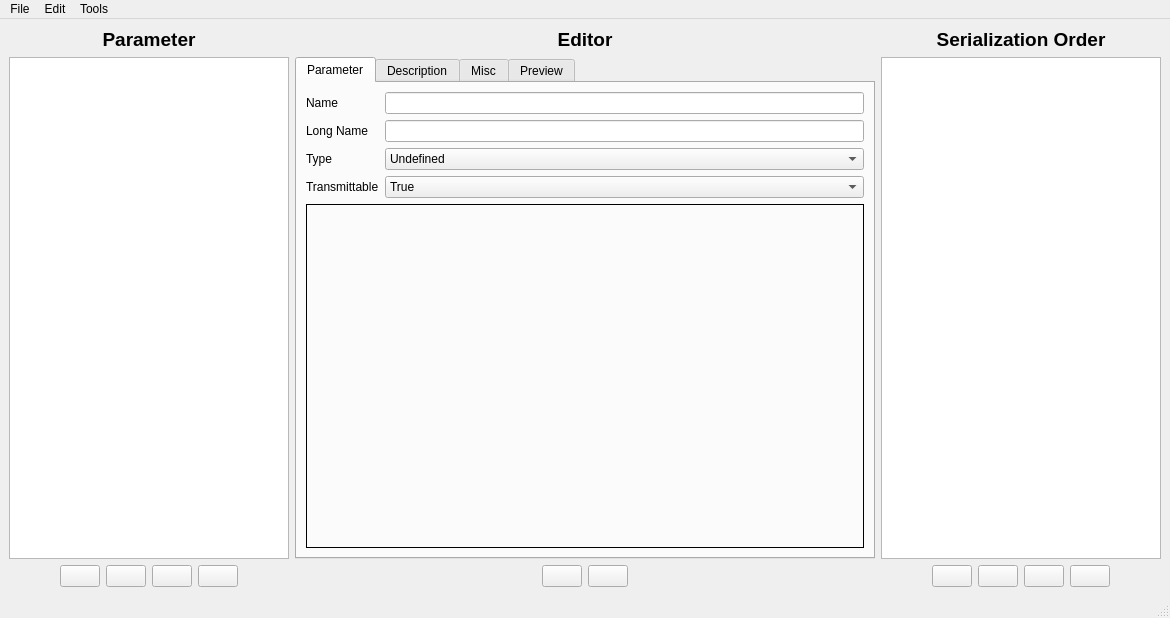
<?xml version="1.0" encoding="UTF-8"?>
<ui version="4.0">
 <class>ParameterEditor</class>
 <widget class="QMainWindow" name="ParameterEditor">
  <property name="geometry">
   <rect>
    <x>0</x>
    <y>0</y>
    <width>1170</width>
    <height>618</height>
   </rect>
  </property>
  <property name="windowTitle">
   <string>DieBieMS Parameter Editor</string>
  </property>
  <property name="windowIcon">
   <iconset resource="res.qrc">
    <normaloff>:/res/icons/Horizontal Settings Mixer-96.png</normaloff>:/res/icons/Horizontal Settings Mixer-96.png</iconset>
  </property>
  <widget class="QWidget" name="centralwidget">
   <layout class="QHBoxLayout" name="horizontalLayout_6" stretch="0,1,0">
    <item>
     <layout class="QVBoxLayout" name="verticalLayout_2">
      <item>
       <widget class="QLabel" name="label">
        <property name="text">
         <string>&lt;html&gt;&lt;head/&gt;&lt;body&gt;&lt;p&gt;&lt;span style=&quot; font-size:14pt; font-weight:600;&quot;&gt;Parameter&lt;/span&gt;&lt;/p&gt;&lt;/body&gt;&lt;/html&gt;</string>
        </property>
        <property name="alignment">
         <set>Qt::AlignCenter</set>
        </property>
       </widget>
      </item>
      <item>
       <widget class="QListWidget" name="paramList">
        <property name="minimumSize">
         <size>
          <width>280</width>
          <height>0</height>
         </size>
        </property>
        <property name="maximumSize">
         <size>
          <width>280</width>
          <height>16777215</height>
         </size>
        </property>
       </widget>
      </item>
      <item>
       <layout class="QHBoxLayout" name="horizontalLayout">
        <item>
         <spacer name="horizontalSpacer_3">
          <property name="orientation">
           <enum>Qt::Horizontal</enum>
          </property>
          <property name="sizeHint" stdset="0">
           <size>
            <width>40</width>
            <height>20</height>
           </size>
          </property>
         </spacer>
        </item>
        <item>
         <widget class="QPushButton" name="paramRemoveButton">
          <property name="toolTip">
           <string>Delete</string>
          </property>
          <property name="text">
           <string/>
          </property>
          <property name="icon">
           <iconset resource="res.qrc">
            <normaloff>:/res/icons/Delete-96.png</normaloff>:/res/icons/Delete-96.png</iconset>
          </property>
         </widget>
        </item>
        <item>
         <widget class="QPushButton" name="paramDownButton">
          <property name="toolTip">
           <string>Move down</string>
          </property>
          <property name="text">
           <string/>
          </property>
          <property name="icon">
           <iconset resource="res.qrc">
            <normaloff>:/res/icons/Down-96.png</normaloff>:/res/icons/Down-96.png</iconset>
          </property>
         </widget>
        </item>
        <item>
         <widget class="QPushButton" name="paramUpButton">
          <property name="toolTip">
           <string>Move up</string>
          </property>
          <property name="text">
           <string/>
          </property>
          <property name="icon">
           <iconset resource="res.qrc">
            <normaloff>:/res/icons/Up-96.png</normaloff>:/res/icons/Up-96.png</iconset>
          </property>
         </widget>
        </item>
        <item>
         <widget class="QPushButton" name="paramOpenButton">
          <property name="toolTip">
           <string>Open in editor</string>
          </property>
          <property name="text">
           <string/>
          </property>
          <property name="icon">
           <iconset resource="res.qrc">
            <normaloff>:/res/icons/Open Folder-96.png</normaloff>:/res/icons/Open Folder-96.png</iconset>
          </property>
         </widget>
        </item>
        <item>
         <spacer name="horizontalSpacer_4">
          <property name="orientation">
           <enum>Qt::Horizontal</enum>
          </property>
          <property name="sizeHint" stdset="0">
           <size>
            <width>40</width>
            <height>20</height>
           </size>
          </property>
         </spacer>
        </item>
       </layout>
      </item>
     </layout>
    </item>
    <item>
     <layout class="QVBoxLayout" name="verticalLayout_7">
      <item>
       <widget class="QLabel" name="label_16">
        <property name="text">
         <string>&lt;html&gt;&lt;head/&gt;&lt;body&gt;&lt;p&gt;&lt;span style=&quot; font-size:14pt; font-weight:600;&quot;&gt;Editor&lt;/span&gt;&lt;/p&gt;&lt;/body&gt;&lt;/html&gt;</string>
        </property>
        <property name="alignment">
         <set>Qt::AlignCenter</set>
        </property>
       </widget>
      </item>
      <item>
       <widget class="QTabWidget" name="tabWidget">
        <property name="currentIndex">
         <number>0</number>
        </property>
        <widget class="QWidget" name="tab">
         <attribute name="title">
          <string>Parameter</string>
         </attribute>
         <layout class="QVBoxLayout" name="verticalLayout_6">
          <item>
           <layout class="QGridLayout" name="gridLayout">
            <item row="2" column="0">
             <widget class="QLabel" name="label_5">
              <property name="text">
               <string>Type</string>
              </property>
             </widget>
            </item>
            <item row="1" column="0">
             <widget class="QLabel" name="label_4">
              <property name="text">
               <string>Long Name</string>
              </property>
             </widget>
            </item>
            <item row="1" column="1">
             <widget class="QLineEdit" name="longNameEdit"/>
            </item>
            <item row="0" column="1">
             <widget class="QLineEdit" name="nameEdit"/>
            </item>
            <item row="2" column="1">
             <widget class="QComboBox" name="typeBox">
              <item>
               <property name="text">
                <string>Undefined</string>
               </property>
              </item>
              <item>
               <property name="text">
                <string>Double</string>
               </property>
              </item>
              <item>
               <property name="text">
                <string>Int</string>
               </property>
              </item>
              <item>
               <property name="text">
                <string>String</string>
               </property>
              </item>
              <item>
               <property name="text">
                <string>Enum</string>
               </property>
              </item>
              <item>
               <property name="text">
                <string>Bool</string>
               </property>
              </item>
             </widget>
            </item>
            <item row="0" column="0">
             <widget class="QLabel" name="label_3">
              <property name="text">
               <string>Name</string>
              </property>
             </widget>
            </item>
            <item row="3" column="0">
             <widget class="QLabel" name="label_13">
              <property name="text">
               <string>Transmittable</string>
              </property>
             </widget>
            </item>
            <item row="3" column="1">
             <widget class="QComboBox" name="transmittableBox">
              <item>
               <property name="text">
                <string>True</string>
               </property>
              </item>
              <item>
               <property name="text">
                <string>False</string>
               </property>
              </item>
             </widget>
            </item>
           </layout>
          </item>
          <item>
           <widget class="QStackedWidget" name="stackedWidget">
            <property name="frameShape">
             <enum>QFrame::Box</enum>
            </property>
            <property name="currentIndex">
             <number>0</number>
            </property>
            <widget class="QWidget" name="page_2"/>
            <widget class="QWidget" name="page">
             <layout class="QVBoxLayout" name="verticalLayout_4">
              <item>
               <layout class="QGridLayout" name="gridLayout_2" columnstretch="0,0,0,0">
                <item row="5" column="0">
                 <widget class="QLabel" name="label_27">
                  <property name="text">
                   <string>Editor Decimals</string>
                  </property>
                 </widget>
                </item>
                <item row="1" column="1" colspan="3">
                 <widget class="QDoubleSpinBox" name="doubleMaxBox">
                  <property name="decimals">
                   <number>8</number>
                  </property>
                  <property name="minimum">
                   <double>-100000000000.000000000000000</double>
                  </property>
                  <property name="maximum">
                   <double>100000000000.000000000000000</double>
                  </property>
                  <property name="value">
                   <double>100.000000000000000</double>
                  </property>
                 </widget>
                </item>
                <item row="0" column="0">
                 <widget class="QLabel" name="label_6">
                  <property name="text">
                   <string>Default Value</string>
                  </property>
                 </widget>
                </item>
                <item row="1" column="0">
                 <widget class="QLabel" name="label_7">
                  <property name="text">
                   <string>Maximum Value</string>
                  </property>
                 </widget>
                </item>
                <item row="0" column="1" colspan="3">
                 <widget class="QDoubleSpinBox" name="doubleValBox">
                  <property name="decimals">
                   <number>8</number>
                  </property>
                  <property name="minimum">
                   <double>-10000000000.000000000000000</double>
                  </property>
                  <property name="maximum">
                   <double>10000000000.000000000000000</double>
                  </property>
                  <property name="value">
                   <double>0.000000000000000</double>
                  </property>
                 </widget>
                </item>
                <item row="7" column="1" colspan="3">
                 <widget class="QComboBox" name="doubleTxTypeBox">
                  <property name="currentIndex">
                   <number>0</number>
                  </property>
                  <item>
                   <property name="text">
                    <string>DOUBLE_16</string>
                   </property>
                  </item>
                  <item>
                   <property name="text">
                    <string>DOUBLE_32</string>
                   </property>
                  </item>
                  <item>
                   <property name="text">
                    <string>DOUBLE_32_AUTO</string>
                   </property>
                  </item>
                 </widget>
                </item>
                <item row="2" column="1" colspan="3">
                 <widget class="QDoubleSpinBox" name="doubleMinBox">
                  <property name="decimals">
                   <number>8</number>
                  </property>
                  <property name="minimum">
                   <double>-100000000000.000000000000000</double>
                  </property>
                  <property name="maximum">
                   <double>100000000000.000000000000000</double>
                  </property>
                  <property name="value">
                   <double>-100.000000000000000</double>
                  </property>
                 </widget>
                </item>
                <item row="6" column="1" colspan="3">
                 <widget class="QLineEdit" name="doubleSuffixEdit"/>
                </item>
                <item row="8" column="1">
                 <widget class="QDoubleSpinBox" name="doubleTxScaleBaseBox">
                  <property name="value">
                   <double>1.000000000000000</double>
                  </property>
                 </widget>
                </item>
                <item row="4" column="0">
                 <widget class="QLabel" name="label_10">
                  <property name="text">
                   <string>Editor Scale</string>
                  </property>
                 </widget>
                </item>
                <item row="7" column="0">
                 <widget class="QLabel" name="label_12">
                  <property name="text">
                   <string>TX Type</string>
                  </property>
                 </widget>
                </item>
                <item row="8" column="0">
                 <widget class="QLabel" name="doubleTxScaleLabel">
                  <property name="text">
                   <string>TX  Scale</string>
                  </property>
                 </widget>
                </item>
                <item row="8" column="2">
                 <widget class="QLabel" name="doubleTxScaleExpLabel">
                  <property name="sizePolicy">
                   <sizepolicy hsizetype="Fixed" vsizetype="Preferred">
                    <horstretch>0</horstretch>
                    <verstretch>0</verstretch>
                   </sizepolicy>
                  </property>
                  <property name="text">
                   <string>x 10^</string>
                  </property>
                 </widget>
                </item>
                <item row="8" column="3">
                 <widget class="QDoubleSpinBox" name="doubleTxScaleExpBox">
                  <property name="decimals">
                   <number>0</number>
                  </property>
                  <property name="minimum">
                   <double>-99.000000000000000</double>
                  </property>
                  <property name="maximum">
                   <double>99.000000000000000</double>
                  </property>
                 </widget>
                </item>
                <item row="3" column="0">
                 <widget class="QLabel" name="label_9">
                  <property name="text">
                   <string>Editor Step</string>
                  </property>
                 </widget>
                </item>
                <item row="2" column="0">
                 <widget class="QLabel" name="label_8">
                  <property name="text">
                   <string>Minimum Value</string>
                  </property>
                 </widget>
                </item>
                <item row="6" column="0">
                 <widget class="QLabel" name="label_11">
                  <property name="text">
                   <string>Suffix</string>
                  </property>
                 </widget>
                </item>
                <item row="4" column="1">
                 <widget class="QDoubleSpinBox" name="doubleEditorScaleBox">
                  <property name="decimals">
                   <number>8</number>
                  </property>
                  <property name="maximum">
                   <double>100000000.000000000000000</double>
                  </property>
                  <property name="value">
                   <double>1.000000000000000</double>
                  </property>
                 </widget>
                </item>
                <item row="4" column="2" colspan="2">
                 <widget class="QCheckBox" name="doubleEditPercentageBox">
                  <property name="text">
                   <string>Edit as Percentage</string>
                  </property>
                 </widget>
                </item>
                <item row="3" column="1">
                 <widget class="QDoubleSpinBox" name="doubleStep">
                  <property name="decimals">
                   <number>8</number>
                  </property>
                  <property name="maximum">
                   <double>100000000.000000000000000</double>
                  </property>
                  <property name="value">
                   <double>1.000000000000000</double>
                  </property>
                 </widget>
                </item>
                <item row="3" column="2" colspan="2">
                 <widget class="QCheckBox" name="doubleShowDisplayBox">
                  <property name="text">
                   <string>Show Display</string>
                  </property>
                 </widget>
                </item>
                <item row="5" column="1" colspan="3">
                 <widget class="QSpinBox" name="doubleDecimalsBox">
                  <property name="maximum">
                   <number>10</number>
                  </property>
                  <property name="value">
                   <number>2</number>
                  </property>
                 </widget>
                </item>
               </layout>
              </item>
              <item>
               <spacer name="verticalSpacer">
                <property name="orientation">
                 <enum>Qt::Vertical</enum>
                </property>
                <property name="sizeHint" stdset="0">
                 <size>
                  <width>20</width>
                  <height>149</height>
                 </size>
                </property>
               </spacer>
              </item>
             </layout>
            </widget>
            <widget class="QWidget" name="page_3">
             <layout class="QVBoxLayout" name="verticalLayout_10">
              <item>
               <layout class="QGridLayout" name="gridLayout_3">
                <item row="0" column="0">
                 <widget class="QLabel" name="label_21">
                  <property name="text">
                   <string>Default Value</string>
                  </property>
                 </widget>
                </item>
                <item row="0" column="1" colspan="2">
                 <widget class="QSpinBox" name="intValBox">
                  <property name="minimum">
                   <number>-100000000</number>
                  </property>
                  <property name="maximum">
                   <number>100000000</number>
                  </property>
                 </widget>
                </item>
                <item row="1" column="0">
                 <widget class="QLabel" name="label_22">
                  <property name="text">
                   <string>Max</string>
                  </property>
                 </widget>
                </item>
                <item row="1" column="1" colspan="2">
                 <widget class="QSpinBox" name="intMaxBox">
                  <property name="minimum">
                   <number>-100000000</number>
                  </property>
                  <property name="maximum">
                   <number>100000000</number>
                  </property>
                  <property name="value">
                   <number>5000</number>
                  </property>
                 </widget>
                </item>
                <item row="2" column="0">
                 <widget class="QLabel" name="label_19">
                  <property name="text">
                   <string>Min</string>
                  </property>
                 </widget>
                </item>
                <item row="2" column="1" colspan="2">
                 <widget class="QSpinBox" name="intMinBox">
                  <property name="minimum">
                   <number>-100000000</number>
                  </property>
                  <property name="maximum">
                   <number>100000000</number>
                  </property>
                  <property name="value">
                   <number>-5000</number>
                  </property>
                 </widget>
                </item>
                <item row="3" column="0">
                 <widget class="QLabel" name="label_20">
                  <property name="text">
                   <string>Editor Step</string>
                  </property>
                 </widget>
                </item>
                <item row="4" column="0">
                 <widget class="QLabel" name="label_18">
                  <property name="text">
                   <string>Editor Scale</string>
                  </property>
                 </widget>
                </item>
                <item row="4" column="2">
                 <widget class="QCheckBox" name="intEditPercentageBox">
                  <property name="text">
                   <string>Edit as Percentage</string>
                  </property>
                 </widget>
                </item>
                <item row="5" column="0">
                 <widget class="QLabel" name="label_15">
                  <property name="text">
                   <string>Suffix</string>
                  </property>
                 </widget>
                </item>
                <item row="6" column="0">
                 <widget class="QLabel" name="label_17">
                  <property name="text">
                   <string>TX Type</string>
                  </property>
                 </widget>
                </item>
                <item row="6" column="1" colspan="2">
                 <widget class="QComboBox" name="intTxTypeBox">
                  <item>
                   <property name="text">
                    <string>UINT_8</string>
                   </property>
                  </item>
                  <item>
                   <property name="text">
                    <string>INT_8</string>
                   </property>
                  </item>
                  <item>
                   <property name="text">
                    <string>UINT_16</string>
                   </property>
                  </item>
                  <item>
                   <property name="text">
                    <string>INT_16</string>
                   </property>
                  </item>
                  <item>
                   <property name="text">
                    <string>UINT_32</string>
                   </property>
                  </item>
                  <item>
                   <property name="text">
                    <string>INT_32</string>
                   </property>
                  </item>
                 </widget>
                </item>
                <item row="5" column="1" colspan="2">
                 <widget class="QLineEdit" name="intSuffixEdit"/>
                </item>
                <item row="3" column="1">
                 <widget class="QSpinBox" name="intStepBox">
                  <property name="minimum">
                   <number>-100000000</number>
                  </property>
                  <property name="maximum">
                   <number>100000000</number>
                  </property>
                  <property name="value">
                   <number>1</number>
                  </property>
                 </widget>
                </item>
                <item row="3" column="2">
                 <widget class="QCheckBox" name="intShowDisplayBox">
                  <property name="text">
                   <string>Show Display</string>
                  </property>
                 </widget>
                </item>
                <item row="4" column="1">
                 <widget class="QDoubleSpinBox" name="intEditorScaleBox">
                  <property name="decimals">
                   <number>8</number>
                  </property>
                  <property name="maximum">
                   <double>100000000.000000000000000</double>
                  </property>
                  <property name="value">
                   <double>1.000000000000000</double>
                  </property>
                 </widget>
                </item>
               </layout>
              </item>
              <item>
               <spacer name="verticalSpacer_2">
                <property name="orientation">
                 <enum>Qt::Vertical</enum>
                </property>
                <property name="sizeHint" stdset="0">
                 <size>
                  <width>20</width>
                  <height>76</height>
                 </size>
                </property>
               </spacer>
              </item>
             </layout>
            </widget>
            <widget class="QWidget" name="page_4">
             <layout class="QVBoxLayout" name="verticalLayout_12">
              <item>
               <layout class="QHBoxLayout" name="horizontalLayout_4">
                <item>
                 <widget class="QLabel" name="label_23">
                  <property name="text">
                   <string>Default Value</string>
                  </property>
                 </widget>
                </item>
                <item>
                 <widget class="QLineEdit" name="stringValEdit"/>
                </item>
               </layout>
              </item>
              <item>
               <spacer name="verticalSpacer_3">
                <property name="orientation">
                 <enum>Qt::Vertical</enum>
                </property>
                <property name="sizeHint" stdset="0">
                 <size>
                  <width>20</width>
                  <height>394</height>
                 </size>
                </property>
               </spacer>
              </item>
             </layout>
            </widget>
            <widget class="QWidget" name="page_5">
             <layout class="QVBoxLayout" name="verticalLayout_13">
              <item>
               <widget class="QListWidget" name="enumList"/>
              </item>
              <item>
               <layout class="QHBoxLayout" name="horizontalLayout_5">
                <item>
                 <spacer name="horizontalSpacer">
                  <property name="orientation">
                   <enum>Qt::Horizontal</enum>
                  </property>
                  <property name="sizeHint" stdset="0">
                   <size>
                    <width>40</width>
                    <height>20</height>
                   </size>
                  </property>
                 </spacer>
                </item>
                <item>
                 <widget class="QPushButton" name="enumRemoveButton">
                  <property name="toolTip">
                   <string>Delete</string>
                  </property>
                  <property name="text">
                   <string/>
                  </property>
                  <property name="icon">
                   <iconset resource="res.qrc">
                    <normaloff>:/res/icons/Delete-96.png</normaloff>:/res/icons/Delete-96.png</iconset>
                  </property>
                 </widget>
                </item>
                <item>
                 <widget class="QPushButton" name="enumMoveDownButton">
                  <property name="toolTip">
                   <string>Move down</string>
                  </property>
                  <property name="text">
                   <string/>
                  </property>
                  <property name="icon">
                   <iconset resource="res.qrc">
                    <normaloff>:/res/icons/Down-96.png</normaloff>:/res/icons/Down-96.png</iconset>
                  </property>
                 </widget>
                </item>
                <item>
                 <widget class="QPushButton" name="enumMoveUpButton">
                  <property name="toolTip">
                   <string>Move up</string>
                  </property>
                  <property name="text">
                   <string/>
                  </property>
                  <property name="icon">
                   <iconset resource="res.qrc">
                    <normaloff>:/res/icons/Up-96.png</normaloff>:/res/icons/Up-96.png</iconset>
                  </property>
                 </widget>
                </item>
                <item>
                 <widget class="QPushButton" name="enumAddButton">
                  <property name="toolTip">
                   <string>Add new</string>
                  </property>
                  <property name="text">
                   <string/>
                  </property>
                  <property name="icon">
                   <iconset resource="res.qrc">
                    <normaloff>:/res/icons/Plus Math-96.png</normaloff>:/res/icons/Plus Math-96.png</iconset>
                  </property>
                 </widget>
                </item>
                <item>
                 <spacer name="horizontalSpacer_8">
                  <property name="orientation">
                   <enum>Qt::Horizontal</enum>
                  </property>
                  <property name="sizeHint" stdset="0">
                   <size>
                    <width>40</width>
                    <height>20</height>
                   </size>
                  </property>
                 </spacer>
                </item>
               </layout>
              </item>
             </layout>
            </widget>
            <widget class="QWidget" name="page_6">
             <layout class="QVBoxLayout" name="verticalLayout_5">
              <item>
               <layout class="QHBoxLayout" name="horizontalLayout_7" stretch="0,1">
                <item>
                 <widget class="QLabel" name="label_24">
                  <property name="text">
                   <string>Default Value</string>
                  </property>
                 </widget>
                </item>
                <item>
                 <widget class="QComboBox" name="boolBox">
                  <item>
                   <property name="text">
                    <string>False</string>
                   </property>
                  </item>
                  <item>
                   <property name="text">
                    <string>True</string>
                   </property>
                  </item>
                 </widget>
                </item>
               </layout>
              </item>
              <item>
               <spacer name="verticalSpacer_4">
                <property name="orientation">
                 <enum>Qt::Vertical</enum>
                </property>
                <property name="sizeHint" stdset="0">
                 <size>
                  <width>20</width>
                  <height>288</height>
                 </size>
                </property>
               </spacer>
              </item>
             </layout>
            </widget>
           </widget>
          </item>
         </layout>
        </widget>
        <widget class="QWidget" name="tab_2">
         <attribute name="title">
          <string>Description</string>
         </attribute>
         <layout class="QVBoxLayout" name="verticalLayout_3">
          <item>
           <widget class="MRichTextEdit" name="descriptionEdit" native="true"/>
          </item>
         </layout>
        </widget>
        <widget class="QWidget" name="tab_3">
         <attribute name="title">
          <string>Misc</string>
         </attribute>
         <layout class="QVBoxLayout" name="verticalLayout_8">
          <item>
           <layout class="QGridLayout" name="gridLayout_4">
            <item row="0" column="0">
             <widget class="QLabel" name="label_25">
              <property name="text">
               <string>C Define</string>
              </property>
             </widget>
            </item>
            <item row="0" column="1">
             <widget class="QLineEdit" name="cDefineEdit"/>
            </item>
           </layout>
          </item>
          <item>
           <spacer name="verticalSpacer_5">
            <property name="orientation">
             <enum>Qt::Vertical</enum>
            </property>
            <property name="sizeHint" stdset="0">
             <size>
              <width>20</width>
              <height>415</height>
             </size>
            </property>
           </spacer>
          </item>
         </layout>
        </widget>
        <widget class="QWidget" name="tab_4">
         <attribute name="title">
          <string>Preview</string>
         </attribute>
         <layout class="QVBoxLayout" name="verticalLayout_9">
          <item>
           <widget class="QLabel" name="label_26">
            <property name="text">
             <string>&lt;html&gt;&lt;head/&gt;&lt;body&gt;&lt;p&gt;This is what the editor of this parameter is going to look like. This preview is updated when a parameter is opened for editing, and when changes are saved.&lt;/p&gt;&lt;/body&gt;&lt;/html&gt;</string>
            </property>
            <property name="alignment">
             <set>Qt::AlignCenter</set>
            </property>
            <property name="wordWrap">
             <bool>true</bool>
            </property>
           </widget>
          </item>
          <item>
           <widget class="ParamTable" name="previewTable"/>
          </item>
         </layout>
        </widget>
       </widget>
      </item>
      <item>
       <layout class="QHBoxLayout" name="horizontalLayout_3">
        <item>
         <spacer name="horizontalSpacer_2">
          <property name="orientation">
           <enum>Qt::Horizontal</enum>
          </property>
          <property name="sizeHint" stdset="0">
           <size>
            <width>40</width>
            <height>20</height>
           </size>
          </property>
         </spacer>
        </item>
        <item>
         <widget class="QPushButton" name="paramResetButton">
          <property name="sizePolicy">
           <sizepolicy hsizetype="Fixed" vsizetype="Fixed">
            <horstretch>0</horstretch>
            <verstretch>0</verstretch>
           </sizepolicy>
          </property>
          <property name="toolTip">
           <string>Reset editor</string>
          </property>
          <property name="text">
           <string/>
          </property>
          <property name="icon">
           <iconset resource="res.qrc">
            <normaloff>:/res/icons/Delete-96.png</normaloff>:/res/icons/Delete-96.png</iconset>
          </property>
         </widget>
        </item>
        <item>
         <widget class="QPushButton" name="paramSaveButton">
          <property name="sizePolicy">
           <sizepolicy hsizetype="Fixed" vsizetype="Fixed">
            <horstretch>0</horstretch>
            <verstretch>0</verstretch>
           </sizepolicy>
          </property>
          <property name="toolTip">
           <string>&lt;html&gt;&lt;head/&gt;&lt;body&gt;&lt;p&gt;Save changes (or make new parameter if this name does not exist)&lt;/p&gt;&lt;/body&gt;&lt;/html&gt;</string>
          </property>
          <property name="text">
           <string/>
          </property>
          <property name="icon">
           <iconset resource="res.qrc">
            <normaloff>:/res/icons/Save-96.png</normaloff>:/res/icons/Save-96.png</iconset>
          </property>
          <property name="shortcut">
           <string>Ctrl+S</string>
          </property>
         </widget>
        </item>
        <item>
         <spacer name="horizontalSpacer_7">
          <property name="orientation">
           <enum>Qt::Horizontal</enum>
          </property>
          <property name="sizeHint" stdset="0">
           <size>
            <width>40</width>
            <height>20</height>
           </size>
          </property>
         </spacer>
        </item>
       </layout>
      </item>
     </layout>
    </item>
    <item>
     <layout class="QVBoxLayout" name="verticalLayout">
      <item>
       <widget class="QLabel" name="label_2">
        <property name="text">
         <string>&lt;html&gt;&lt;head/&gt;&lt;body&gt;&lt;p&gt;&lt;span style=&quot; font-size:14pt; font-weight:600;&quot;&gt;Serialization Order&lt;/span&gt;&lt;/p&gt;&lt;/body&gt;&lt;/html&gt;</string>
        </property>
        <property name="alignment">
         <set>Qt::AlignCenter</set>
        </property>
       </widget>
      </item>
      <item>
       <widget class="QListWidget" name="paramSerialOrderList">
        <property name="minimumSize">
         <size>
          <width>280</width>
          <height>0</height>
         </size>
        </property>
        <property name="maximumSize">
         <size>
          <width>280</width>
          <height>16777215</height>
         </size>
        </property>
       </widget>
      </item>
      <item>
       <layout class="QHBoxLayout" name="horizontalLayout_2">
        <item>
         <spacer name="horizontalSpacer_5">
          <property name="orientation">
           <enum>Qt::Horizontal</enum>
          </property>
          <property name="sizeHint" stdset="0">
           <size>
            <width>40</width>
            <height>20</height>
           </size>
          </property>
         </spacer>
        </item>
        <item>
         <widget class="QPushButton" name="serRemoveButton">
          <property name="toolTip">
           <string>Delete</string>
          </property>
          <property name="text">
           <string/>
          </property>
          <property name="icon">
           <iconset resource="res.qrc">
            <normaloff>:/res/icons/Delete-96.png</normaloff>:/res/icons/Delete-96.png</iconset>
          </property>
         </widget>
        </item>
        <item>
         <widget class="QPushButton" name="serDownButton">
          <property name="toolTip">
           <string>Move down</string>
          </property>
          <property name="text">
           <string/>
          </property>
          <property name="icon">
           <iconset resource="res.qrc">
            <normaloff>:/res/icons/Down-96.png</normaloff>:/res/icons/Down-96.png</iconset>
          </property>
         </widget>
        </item>
        <item>
         <widget class="QPushButton" name="serUpButton">
          <property name="toolTip">
           <string>Move up</string>
          </property>
          <property name="text">
           <string/>
          </property>
          <property name="icon">
           <iconset resource="res.qrc">
            <normaloff>:/res/icons/Up-96.png</normaloff>:/res/icons/Up-96.png</iconset>
          </property>
         </widget>
        </item>
        <item>
         <widget class="QPushButton" name="serAddButton">
          <property name="toolTip">
           <string>Add new</string>
          </property>
          <property name="text">
           <string/>
          </property>
          <property name="icon">
           <iconset resource="res.qrc">
            <normaloff>:/res/icons/Plus Math-96.png</normaloff>:/res/icons/Plus Math-96.png</iconset>
          </property>
         </widget>
        </item>
        <item>
         <spacer name="horizontalSpacer_6">
          <property name="orientation">
           <enum>Qt::Horizontal</enum>
          </property>
          <property name="sizeHint" stdset="0">
           <size>
            <width>40</width>
            <height>20</height>
           </size>
          </property>
         </spacer>
        </item>
       </layout>
      </item>
     </layout>
    </item>
   </layout>
  </widget>
  <widget class="QMenuBar" name="menubar">
   <property name="geometry">
    <rect>
     <x>0</x>
     <y>0</y>
     <width>1170</width>
     <height>21</height>
    </rect>
   </property>
   <widget class="QMenu" name="menuFile">
    <property name="title">
     <string>File</string>
    </property>
    <addaction name="actionLoad_XML"/>
    <addaction name="actionSave_XML_as"/>
   </widget>
   <widget class="QMenu" name="menuEdit">
    <property name="title">
     <string>Edit</string>
    </property>
    <addaction name="actionDeleteAll"/>
   </widget>
   <widget class="QMenu" name="menuTools">
    <property name="title">
     <string>Tools</string>
    </property>
    <addaction name="actionCalculatePacketSize"/>
   </widget>
   <addaction name="menuFile"/>
   <addaction name="menuEdit"/>
   <addaction name="menuTools"/>
  </widget>
  <widget class="QStatusBar" name="statusBar"/>
  <action name="actionLoad_XML">
   <property name="icon">
    <iconset resource="res.qrc">
     <normaloff>:/res/icons/Open Folder-96.png</normaloff>:/res/icons/Open Folder-96.png</iconset>
   </property>
   <property name="text">
    <string>Load XML</string>
   </property>
  </action>
  <action name="actionSave_XML_as">
   <property name="icon">
    <iconset resource="res.qrc">
     <normaloff>:/res/icons/Save as-96.png</normaloff>:/res/icons/Save as-96.png</iconset>
   </property>
   <property name="text">
    <string>Save XML as...</string>
   </property>
  </action>
  <action name="actionDeleteAll">
   <property name="icon">
    <iconset resource="res.qrc">
     <normaloff>:/res/icons/Delete-96.png</normaloff>:/res/icons/Delete-96.png</iconset>
   </property>
   <property name="text">
    <string>Delete All Data</string>
   </property>
  </action>
  <action name="actionCalculatePacketSize">
   <property name="icon">
    <iconset resource="res.qrc">
     <normaloff>:/res/icons/Calculator-96.png</normaloff>:/res/icons/Calculator-96.png</iconset>
   </property>
   <property name="text">
    <string>Calculate Packet Size</string>
   </property>
  </action>
 </widget>
 <customwidgets>
  <customwidget>
   <class>ParamTable</class>
   <extends>QTableWidget</extends>
   <header>widgets/paramtable.h</header>
  </customwidget>
  <customwidget>
   <class>MRichTextEdit</class>
   <extends>QWidget</extends>
   <header>widgets/mrichtextedit.h</header>
   <container>1</container>
  </customwidget>
 </customwidgets>
 <resources>
  <include location="res.qrc"/>
 </resources>
 <connections>
  <connection>
   <sender>typeBox</sender>
   <signal>currentIndexChanged(int)</signal>
   <receiver>stackedWidget</receiver>
   <slot>setCurrentIndex(int)</slot>
   <hints>
    <hint type="sourcelabel">
     <x>588</x>
     <y>203</y>
    </hint>
    <hint type="destinationlabel">
     <x>587</x>
     <y>226</y>
    </hint>
   </hints>
  </connection>
 </connections>
</ui>
